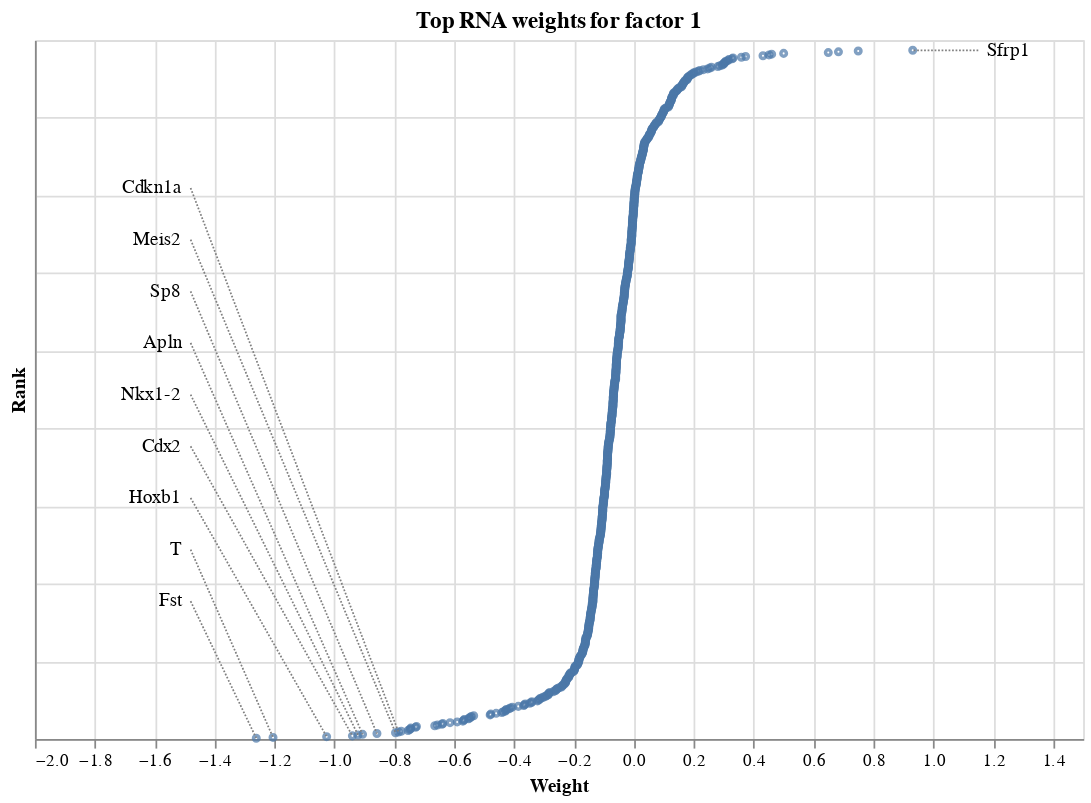

Write notebook code for a chart like this one.
### Code cell
plot_weights(model, "RNA")

### Figure 1 — Vega specification as saved in the notebook (floating-point values rounded to 4 significant figures; data arrays with more than 128 entries replaced by an {"elided": "..."} marker saying what was removed)
{"$schema": "https://vega.github.io/schema/vega/v5.json", "data": [{"name": "source_0", "values": {"elided": "887 records"}}, {"name": "source_1", "values": [{"feature": "Sfrp1", "label_x": 1.15, "label_y": 887.0}]}, {"name": "source_2", "values": [{"feature": "Fst", "label_x": -1.48, "label_y": 177.4}, {"feature": "T", "label_x": -1.48, "label_y": 243.9}, {"feature": "Hoxb1", "label_x": -1.48, "label_y": 310.5}, {"feature": "Cdx2", "label_x": -1.48, "label_y": 377.0}, {"feature": "Nkx1-2", "label_x": -1.48, "label_y": 443.5}, {"feature": "Apln", "label_x": -1.48, "label_y": 510.0}, {"feature": "Sp8", "label_x": -1.48, "label_y": 576.6}, {"feature": "Meis2", "label_x": -1.48, "label_y": 643.1}, {"feature": "Cdkn1a", "label_x": -1.48, "label_y": 709.6}]}, {"name": "source_3", "values": [{"label_x": 1.15, "label_y": 887.0, "rank": 887, "weight": 0.931}]}, {"name": "source_4", "values": [{"label_x": -1.48, "label_y": 177.4, "rank": 1, "weight": -1.261}, {"label_x": -1.48, "label_y": 243.9, "rank": 2, "weight": -1.205}, {"label_x": -1.48, "label_y": 310.5, "rank": 3, "weight": -1.026}, {"label_x": -1.48, "label_y": 377.0, "rank": 4, "weight": -0.94}, {"label_x": -1.48, "label_y": 443.5, "rank": 5, "weight": -0.921}, {"label_x": -1.48, "label_y": 510.0, "rank": 6, "weight": -0.906}, {"label_x": -1.48, "label_y": 576.6, "rank": 7, "weight": -0.858}, {"label_x": -1.48, "label_y": 643.1, "rank": 8, "weight": -0.796}, {"label_x": -1.48, "label_y": 709.6, "rank": 9, "weight": -0.786}]}], "marks": [{"type": "symbol", "name": "layer_0_marks", "from": {"data": "source_0"}, "encode": {"update": {"size": {"value": 10}, "opacity": {"value": 0.7}, "y": {"field": "rank", "scale": "y"}, "fill": {"value": "transparent"}, "x": {"field": "weight", "scale": "x"}, "stroke": {"value": "#4c78a8"}}}, "style": ["point"]}, {"type": "text", "name": "layer_1_marks", "from": {"data": "source_1"}, "encode": {"update": {"y": {"field": "label_y", "scale": "y"}, "dx": {"value": 5}, "baseline": {"value": "middle"}, "x": {"field": "label_x", "scale": "x"}, "align": {"value": "left"}, "text": {"signal": "isValid(datum[\"feature\"]) ? datum[\"feature\"] : \"\"+datum[\"feature\"]"}, "fill": {"value": "black"}}}, "style": ["text"]}, {"type": "text", "name": "layer_2_marks", "from": {"data": "source_2"}, "encode": {"update": {"baseline": {"value": "middle"}, "dx": {"value": -5}, "fill": {"value": "black"}, "align": {"value": "right"}, "x": {"field": "label_x", "scale": "x"}, "y": {"field": "label_y", "scale": "y"}, "text": {"signal": "isValid(datum[\"feature\"]) ? datum[\"feature\"] : \"\"+datum[\"feature\"]"}}}, "style": ["text"]}, {"type": "rule", "name": "layer_3_marks", "from": {"data": "source_3"}, "encode": {"update": {"strokeDash": {"value": [1, 1]}, "x": {"field": "label_x", "scale": "x"}, "x2": {"field": "weight", "scale": "x"}, "y": {"field": "label_y", "scale": "y"}, "y2": {"field": "rank", "scale": "y"}, "stroke": {"value": "gray"}}}, "style": ["rule"]}, {"type": "rule", "name": "layer_4_marks", "from": {"data": "source_4"}, "encode": {"update": {"strokeDash": {"value": [1, 1]}, "x": {"field": "label_x", "scale": "x"}, "x2": {"field": "weight", "scale": "x"}, "stroke": {"value": "gray"}, "y": {"field": "label_y", "scale": "y"}, "y2": {"field": "rank", "scale": "y"}}}, "style": ["rule"]}], "scales": [{"name": "x", "type": "linear", "domain": [-1.809, 1.479], "range": [0, {"signal": "width"}], "nice": true, "zero": true}, {"name": "y", "type": "linear", "domain": {"fields": [{"data": "source_0", "field": "rank"}, {"data": "source_1", "field": "label_y"}, {"data": "source_2", "field": "label_y"}, {"data": "source_3", "field": "label_y"}, {"data": "source_3", "field": "rank"}, {"data": "source_4", "field": "label_y"}, {"data": "source_4", "field": "rank"}]}, "range": [{"signal": "height"}, 0], "zero": true, "nice": true}], "axes": [{"scale": "x", "gridScale": "y", "tickCount": {"signal": "ceil(width/40)"}, "zindex": 0, "domain": false, "maxExtent": 0, "minExtent": 0, "aria": false, "labels": false, "ticks": false, "orient": "bottom", "grid": true}, {"scale": "y", "domain": false, "aria": false, "maxExtent": 0, "labels": false, "gridScale": "x", "ticks": false, "zindex": 0, "orient": "left", "minExtent": 0, "grid": true, "tickCount": {"signal": "ceil(height/40)"}}, {"scale": "x", "tickCount": {"signal": "ceil(width/40)"}, "grid": false, "title": "Weight", "labelFlush": true, "orient": "bottom", "labelOverlap": true, "zindex": 0}, {"scale": "y", "tickCount": {"signal": "ceil(height/40)"}, "ticks": false, "labels": false, "orient": "left", "title": "Rank", "zindex": 0, "labelOverlap": true, "grid": false}], "title": {"text": "Top RNA weights for factor 1", "frame": "group"}, "style": "cell", "width": 600, "height": 400, "background": "white", "padding": 5}
